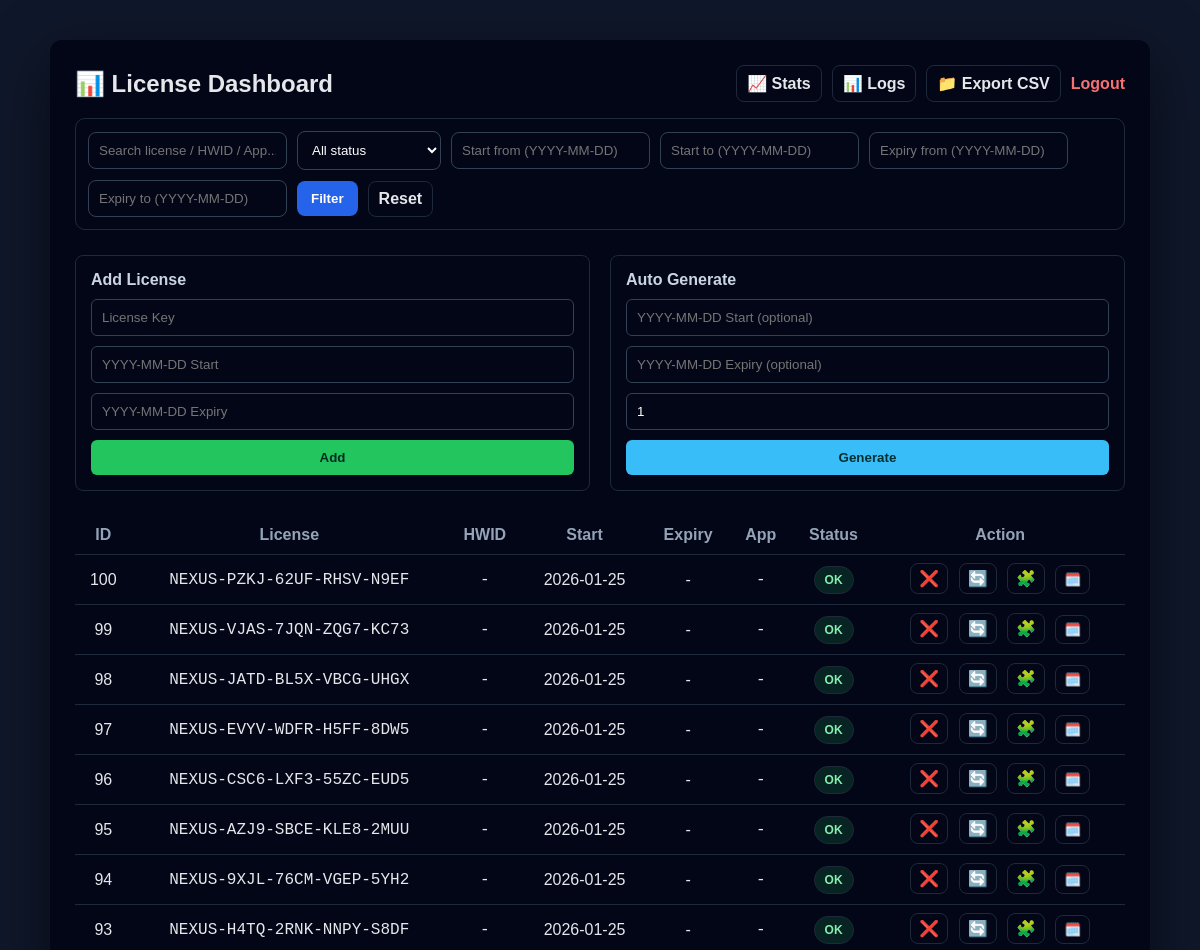
Page /dashboard (signed in, upper part) on the earlier database version.
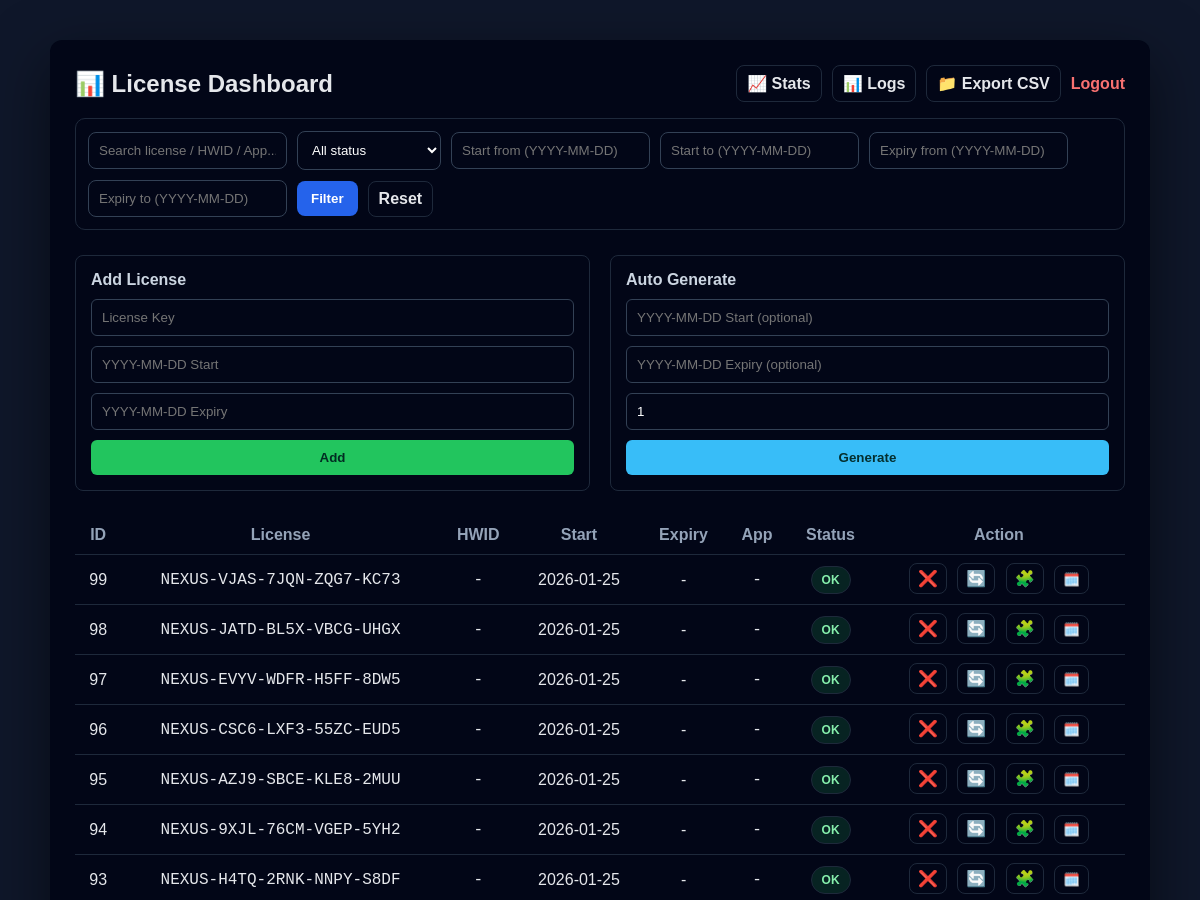
Same page on the later database version.
### tables this page shows
CREATE TABLE licenses (
        id INTEGER PRIMARY KEY AUTOINCREMENT,
        license TEXT UNIQUE,
        hwid TEXT,
        app_id TEXT,
        start TEXT,
        expiry TEXT
    );

### server.py (the view)
@app.route("/dashboard")
def dashboard():
    if not session.get("admin"):
        return redirect("/")
    q = (request.args.get("q") or "").strip()
    status_filter = (request.args.get("status") or "").strip().upper()
    start_from = normalize_date_or_empty(request.args.get("start_from"))
    start_to = normalize_date_or_empty(request.args.get("start_to"))
    exp_from = normalize_date_or_empty(request.args.get("exp_from"))
    exp_to = normalize_date_or_empty(request.args.get("exp_to"))
    con = db()
    where = []
    params = []
    if q:
        where.append("(license LIKE ? OR hwid LIKE ? OR app_id LIKE ?)")
        params += [f"%{q}%", f"%{q}%", f"%{q}%"]
    if start_from:
        where.append("start >= ?")
        params.append(start_from)
    if start_to:
        where.append("start <= ?")
        params.append(start_to)
    if exp_from:
        where.append("expiry >= ?")
        params.append(exp_from)
    if exp_to:
        where.append("expiry <= ?")
        params.append(exp_to)
    sql = "SELECT id, license, hwid, start, expiry, app_id FROM licenses"
    if where:
        sql += " WHERE " + " AND ".join(where)
    sql += " ORDER BY id DESC"
    rows = con.execute(sql, tuple(params)).fetchall()
    licenses = []
    for rid, lic, hwid, start, expiry, app_id in rows:
        hwid = hwid or ""
        start = start or ""
        expiry = expiry or ""
        app_id = app_id or ""
        st = calc_status(hwid, start, expiry)
        if status_filter and st != status_filter:
            continue
        licenses.append((rid, lic, hwid, start, expiry, app_id, st))
    return render_template(
        "dashboard.html",
        licenses=licenses,
        q=q,
        status=status_filter,
        start_from=start_from,
        start_to=start_to,
        exp_from=exp_from,
        exp_to=exp_to
    )

### server.py (called while the page is built)
def now_pp_date():
    return datetime.now(PHNOM_PENH_TZ).date()

def db():
    return sqlite3.connect(DB)

def parse_date(s: str):
    return datetime.strptime(s, "%Y-%m-%d")

def today_date():
    return now_pp_date()

def is_invalid_range(start: str, expiry: str) -> bool:
    if not start or not expiry:
        return False
    try:
        return parse_date(start).date() > parse_date(expiry).date()
    except Exception:
        return True

def is_not_started(start: str) -> bool:
    if not start:
        return False
    try:
        return today_date() < parse_date(start).date()
    except Exception:
        return False

def is_expired(expiry: str) -> bool:
    if not expiry:
        return False
    try:
        return today_date() > parse_date(expiry).date()
    except Exception:
        return True

def calc_status(hwid: str, start: str, expiry: str) -> str:
    if is_invalid_range(start, expiry):
        return "INVALID_DATES"
    if is_not_started(start):
        return "NOT_STARTED"
    if is_expired(expiry):
        return "EXPIRED"
    if hwid:
        return "USED"
    return "OK"

def normalize_date_or_empty(s: str) -> str:
    s = (s or "").strip()
    if not s:
        return ""
    try:
        parse_date(s)
        return s
    except Exception:
        return ""

### templates/dashboard.html (shortened to what this page needs)
<!DOCTYPE html>
<html>
<head>
  <link rel="stylesheet" href="/static/style.css">
</head>
<body>
<div class="container">
  <div class="header">
    <h2>📊 License Dashboard</h2>
    <div class="toplinks">
      <a class="linkbtn" href="/stats">📈 Stats</a>
      <a class="linkbtn" href="/logs">📊 Logs</a>
      <a class="linkbtn" href="/export.csv">📁 Export CSV</a>
      <a class="logout" href="/logout">Logout</a>
    </div>
  </div>
  <form class="filterbar" method="get" action="/dashboard">
    <input name="q" placeholder="Search license / HWID / App..." value="{{q or ''}}">
    <select name="status">
      <option value="">All status</option>
    </select>
    <input name="start_from" placeholder="Start from (YYYY-MM-DD)" value="{{start_from or ''}}">
    <input name="start_to" placeholder="Start to (YYYY-MM-DD)" value="{{start_to or ''}}">
    <input name="exp_from" placeholder="Expiry from (YYYY-MM-DD)" value="{{exp_from or ''}}">
    <input name="exp_to" placeholder="Expiry to (YYYY-MM-DD)" value="{{exp_to or ''}}">
    <button type="submit">Filter</button>
    <a class="linkbtn" href="/dashboard">Reset</a>
  </form>
  <div class="forms">
    <form method="post" action="/add">
      <h4>Add License</h4>
      <input name="license" placeholder="License Key" required>
      <input name="start" placeholder="YYYY-MM-DD Start">
      <input name="expiry" placeholder="YYYY-MM-DD Expiry">
      <button type="submit">Add</button>
    </form>
    <form method="post" action="/generate">
      <h4>Auto Generate</h4>
      <input name="start" placeholder="YYYY-MM-DD Start (optional)">
      <input name="expiry" placeholder="YYYY-MM-DD Expiry (optional)">
      <input name="count" type="number" min="1" max="500" value="1">
      <button class="generate" type="submit">Generate</button>
    </form>
  </div>
  <table>
    <tr>
      <th>ID</th>
      <th>License</th>
      <th>HWID</th>
      <th>Start</th>
      <th>Expiry</th>
      <th>App</th>
      <th>Status</th>
      <th>Action</th>
    </tr>
    {% for l in licenses %}
    {% set st = l[6] %}
    <tr class="{% if st=='EXPIRED' %}row-expired{% endif %}">
      <td>{{l[0]}}</td>
      <td class="mono">{{l[1]}}</td>
      <td class="mono">{{l[2] or "-"}}</td>
      <td>{{l[3] or "-"}}</td>
      <td>{{l[4] or "-"}}</td>
      <td class="mono">{{l[5] or "-"}}</td>
      <td>
        <span class="badge
          {% if st == 'OK' %}b-ok{% endif %}
        ">{{st}}</span>
      </td>
      <td class="action">
        <a class="btn-mini danger" href="/delete/{{l[0]}}" title="Delete">❌</a>
        <a class="btn-mini warn" href="/reset/{{l[0]}}" title="Reset HWID">🔄</a>
        <a class="btn-mini purple" href="/reset_app/{{l[0]}}" title="Reset App">🧩</a>
        <form method="post" action="/extend/{{l[0]}}" class="inlineform" onsubmit="return setExpiry(this)">
          <button type="submit" class="btn-mini info" title="Extend Expiry">🗓️</button>
        </form>
      </td>
    </tr>
    {% endfor %}
  </table>
</div>
</body>
</html>

### static/style.css (style rules this page uses)
* { box-sizing: border-box; font-family: Arial, Helvetica, sans-serif; }
body { background: #0f172a; color: #e5e7eb; margin: 0; padding: 0; }
.container { max-width: 1100px; margin: 40px auto; background: #020617; padding: 25px; border-radius: 12px; box-shadow: 0 20px 60px rgba(0,0,0,.5); }
.header { display: flex; justify-content: space-between; align-items: center; gap: 12px; }
.header h2 { margin: 0; }
.toplinks { display: flex; gap: 10px; align-items: center; }
.linkbtn { color: #e5e7eb; text-decoration: none; padding: 8px 10px; border: 1px solid #1e293b; border-radius: 8px; font-weight: bold; }
.logout { color: #f87171; text-decoration: none; font-weight: bold; }
.forms { display: flex; gap: 20px; margin: 25px 0; flex-wrap: wrap; }
.forms form { flex: 1; min-width: 320px; border: 1px solid #1e293b; padding: 15px; border-radius: 8px; }
.forms h4 { margin: 0 0 10px 0; color: #cbd5e1; }
.forms input { width: 100%; padding: 10px; margin-bottom: 10px; background: #020617; border: 1px solid #334155; color: #fff; border-radius: 6px; }
.forms button { width: 100%; padding: 10px; background: #22c55e; border: none; border-radius: 6px; color: #022c22; font-weight: bold; cursor: pointer; }
.forms button.generate { background: #38bdf8; color: #042f2e; }
table { width: 100%; border-collapse: collapse; }
th, td { padding: 10px; text-align: center; border-bottom: 1px solid #1e293b; }
th { color: #94a3b8; }
.badge { display: inline-block; padding: 6px 10px; border-radius: 999px; font-weight: bold; font-size: 12px; border: 1px solid #1e293b; }
.b-ok { background: rgba(34,197,94,.15); color: #86efac; }
.action { white-space: nowrap; }
.inlineform { display: inline-block; margin: 0; padding: 0; }
.btn-mini { text-decoration: none; padding: 6px 8px; border-radius: 8px; border: 1px solid #1e293b; margin: 0 3px; background: transparent; cursor: pointer; }
.btn-mini.danger { color: #fca5a5; }
.btn-mini.warn { color: #fcd34d; }
.btn-mini.info { color: #7dd3fc; }
.mono { font-family: ui-monospace, SFMono-Regular, Menlo, Monaco, Consolas, "Liberation Mono", "Courier New", monospace; }
.filterbar { display:flex; flex-wrap:wrap; gap:10px; align-items:center; margin: 16px 0 8px 0; padding: 12px; border: 1px solid #1e293b; border-radius: 10px; }
.filterbar input, .filterbar select { padding: 10px; background:#020617; border:1px solid #334155; color:#fff; border-radius: 8px; }
.filterbar button { padding: 10px 14px; border:none; border-radius: 8px; background:#2563eb; color:#fff; font-weight:bold; cursor:pointer; }
.btn-mini.purple { color: #c4b5fd; }

Differences in the rows shown:
removed licenses: id "100", license "NEXUS-PZKJ-62UF-RHSV-N9EF", l "-", start "2026-01-25", expiry "-", st "OK"
